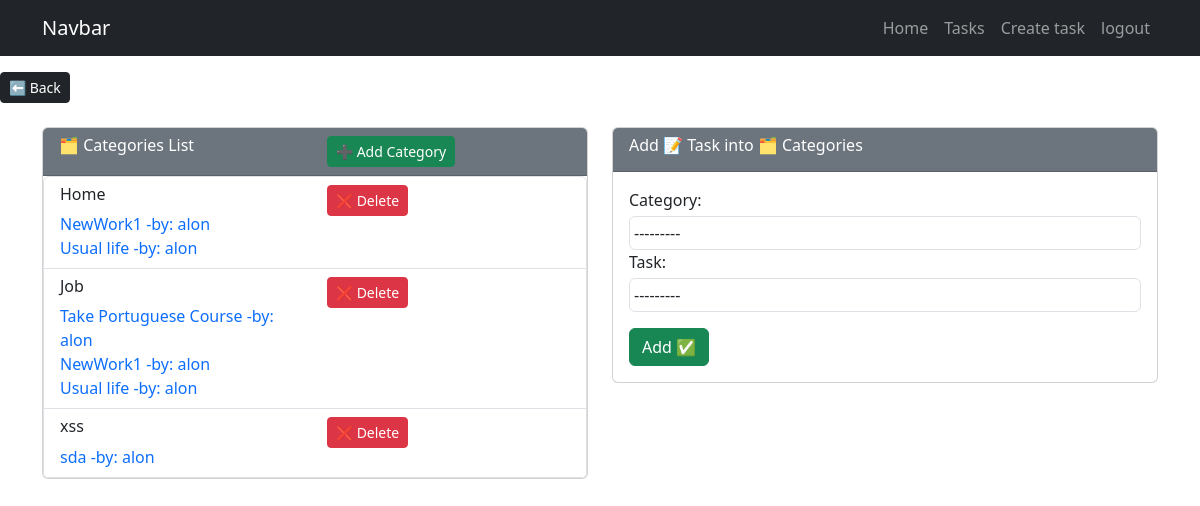
The app's page /tasks/categories/ (signed in) with its own data.
### tasks/models.py (models this page shows, shortened)
class CategoryTest(models.Model):
    Name = models.CharField(max_length=100)
    userName = models.ForeignKey(User, on_delete=models.CASCADE)
    def __str__(self):
        return self.Name

class CategoryTestTask(models.Model):
    category = models.ForeignKey(CategoryTest, on_delete=models.CASCADE) # data for category which also contains the user data
    task = models.ForeignKey(Task, on_delete=models.CASCADE)   # task will be used to be stored by category

class Task(models.Model):
    title = models.CharField(max_length=100)
    description = models.TextField(blank=True)
    created = models.DateTimeField(auto_now_add=True)
    datecompleted = models.DateTimeField(null=True, blank=True)
    important = models.BooleanField(default= False)
    user = models.ForeignKey(User, on_delete=models.CASCADE)
    filetask = models.FileField(upload_to= user_directory_path, null=True, blank=True)
    def __str__(self):
        return self.title + " -by: " + self.user.username

### tasks/views.py (the view, shortened to what this page needs)
# urls.py: path('tasks/categories/',views.category, name="categories"),
@login_required
def category(request):
    if request.method == 'GET':
        cateform = CateTaskForm()
        cateform.filtx(request.user)
        cate = CategoryTest.objects.filter(userName=request.user).order_by('Name')
        taskcate = []
        for x in cate:
            xcate = CategoryTestTask.objects.filter(category=x)
            taskcate.append(xcate)
        return render(request, 'category.html',
        {'cate': cate, 'task': taskcate , 'form':cateform })

### tasks/forms.py
class CateTaskForm(forms.ModelForm):
    class Meta:
        model = CategoryTestTask
        fields = ['category','task']
        widgets = {
            'category': forms.Select(attrs={'class': 'form-control p-1 mt-1'}),
            'task': forms.Select(attrs={'class': 'form-control p-1 mt-1'}),
        }
    def filtx(self, user=None, **kwargs):
        self.fields['category'].queryset = CategoryTest.objects.filter(userName=user)
        self.fields['task'].queryset = Task.objects.filter(user=user)

### tasks/templates/category.html (shortened to what this page needs)
{% extends 'base.html' %}
{% block content%}
<button class="btn btn-dark btn-sm text-white mt-3">
    <a class="text-decoration-none py-1 text-white" href="{% url 'usertask' %}"> ⬅ Back</a>
</button>
<main class="container ">
    <div class="row">
        <div class="col-md-6 py-4">
            <div class="card">
                <div class="card-header bg-secondary text-white">
                    <div class="row">
                        <div class="col">
                            <h6> 🗂️ Categories List</h6>
                        </div>
                        <div class="col">
                            <button class="btn btn-success btn-sm">
                                <a class="text-decoration-none text-white" href="{% url 'createcate' %}">➕ Add Category</a>
                            </button>
                        </div>
                    </div>
                </div>
                <ul class="list-group">
                    {% for cat in cate %}
                    <li class="list-group-item">
                        <div class="row">
                            <div class="col">
                                <h6>{{ cat.Name }}</h6>
                                <div class="row">
                                {% for ltask in task %}
                                    {% for name in ltask %}
                                        {% if cat.Name == name.category.Name %}
                                        <div class="col-12">
                                            <a class="text-decoration-none" href="{% url 'taskDetail' name.task.id %}">{{ name.task }}</a>
                                        </div>
                                        {% endif %}
                                    {% endfor %}
                                {% endfor %}
                                </div>
                            </div>
                            <div class="col">
                                <form action="{% url 'deleteCategory' cat.id %}" method="POST">
                                    <button class="btn btn-danger btn-sm">
                                        <a class="text-decoration-none text-white">❌ Delete </a>
                                    </button>
                                </form>
                            </div>
                        </div>
                    </li>
                    {%endfor%}
                </ul>
            </div>
        </div>
        <div class="col-md-6 py-4">
            <div class="card">
                <div class="card-header bg-secondary text-white">
                    <div class="row">
                        <div class="col">
                            <h6> Add 📝 Task into 🗂️ Categories</h6>
                        </div>
                    </div>
                </div>
                <div class="card-body">
                    <form method="POST">
                        {{form}}
                        <button class="btn btn-success mt-3"> Add ✅</button>
                    </form>
                </div>
            </div>
        </div>
    </div>
</main>
{% endblock %}

### records on screen
CategoryTest: Name "Home"
CategoryTestTask: task "NewWork1 -by: alon"
CategoryTestTask: task "Usual life -by: alon"
CategoryTest: Name "Job"
CategoryTestTask: task "Take Portuguese Course -by: alon"
CategoryTestTask: task "NewWork1 -by: alon"
CategoryTestTask: task "Usual life -by: alon"
CategoryTest: Name "xss"
CategoryTestTask: task "sda -by: alon"
